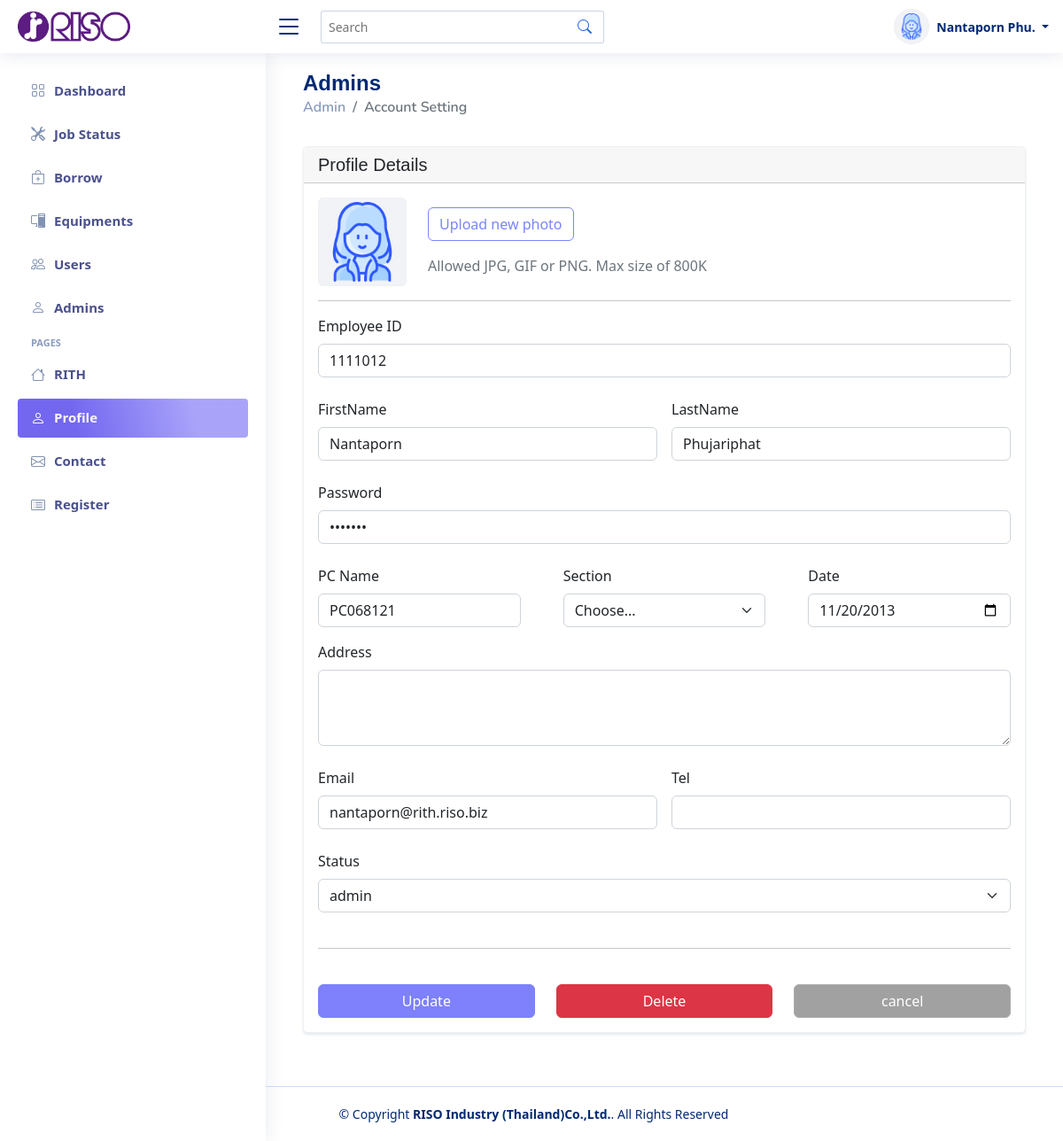
/admin/admin_udt.php?edit_admin=1111012 (signed in), run on the app's committed database.
### tables this page shows
CREATE TABLE `rith_user` (
  `user_id` int(10) NOT NULL,
  `user_name` varchar(255) DEFAULT NULL,
  `user_lastname` varchar(255) DEFAULT NULL,
  `user_pass` varchar(20) DEFAULT NULL,
  `item_name` varchar(20) DEFAULT NULL,
  `user_sec` varchar(10) DEFAULT NULL,
  `user_reg` date DEFAULT NULL,
  `user_address` varchar(255) NOT NULL,
  `user_mail` varchar(120) DEFAULT NULL,
  `user_tel` varchar(10) DEFAULT NULL,
  `user_type` varchar(10) NOT NULL,
  `user_img` varchar(55) NOT NULL
);

### config/function.php (called while the page is built, shortened)
<?php
class DB_CON
{
    function __construct()
    {
        $connect = mysqli_connect(DB_SERVER, DB_USER, DB_PASS, DB_NAME);
        $this->dbcon = $connect;
    }
    public function record_admins($user_id)
    {
        $result = mysqli_query($this->dbcon, "SELECT * FROM rith_user WHERE user_id = '$user_id'");
        return $result;
    }
}

### admin/admin_udt.php (the view, shortened to what this page needs)
<?php
include_once('../config/function.php');
?>
<!DOCTYPE html>
<html lang="en">
<head>
    <link href="../assets/vendor/bootstrap/css/bootstrap.min.css" rel="stylesheet">
    <link href="../assets/vendor/bootstrap-icons/bootstrap-icons.css" rel="stylesheet">
    <link href="../assets/vendor/boxicons/css/boxicons.min.css" rel="stylesheet">
    <link href="../assets/vendor/quill/quill.snow.css" rel="stylesheet">
    <link href="../assets/vendor/quill/quill.bubble.css" rel="stylesheet">
    <link href="../assets/vendor/remixicon/remixicon.css" rel="stylesheet">
    <link href="../assets/vendor/simple-datatables/style.css" rel="stylesheet">
    <link href="../assets/css/style.css" rel="stylesheet">
</head>
<body>
    <header id="header" class="header fixed-top d-flex align-items-center">
        <div class="d-flex align-items-center justify-content-between">
            <a href="dash.php" class="logo d-flex align-items-center">
                <img src="../assets/img/Riso-logo.jpg" alt="">
            </a>
            <i class="bi bi-list toggle-sidebar-btn"></i>
        </div>
        <div class="search-bar">
            <form class="search-form d-flex align-items-center" method="POST" action="#">
                <input type="text" name="query" placeholder="Search" title="Enter search keyword">
                <button type="submit" title="Search"><i class="bi bi-search"></i></button>
            </form>
        </div>
        <nav class="header-nav ms-auto">
            <ul class="d-flex align-items-center">
                <li class="nav-item dropdown pe-3">
                    <a class="nav-link nav-profile d-flex align-items-center pe-0" href="#" data-bs-toggle="dropdown">
                        <img src="../upload/user_img/<?php echo $_SESSION['profile']; ?>" alt="" class="avatar-sd rounded-circle img-thumbnail">
                        <span class="d-none d-md-block dropdown-toggle ps-2"> <?php echo $_SESSION['name']; ?>&nbsp<?php echo $_SESSION['lname']; ?>
                    </a>
                </li>
            </ul>
        </nav>
    </header>
    <aside id="sidebar" class="sidebar">
        <ul class="sidebar-nav" id="sidebar-nav">
            <li class="nav-item">
                <a class="nav-link  collapsed" href="dash.php">
                    <i class="bi bi-grid"></i>
                    <span>Dashboard</span>
                </a>
            </li>
            <li class="nav-item">
                <a class="nav-link collapsed " href="case_tbl.php">
                    <i class="bi bi-tools"></i></i><span>Job Status</span>
                </a>
            </li>
            <li class="nav-item">
                <a class="nav-link collapsed" href=" brr_tbl.php">
                    <i class="bi bi-bag-plus"></i><span>Borrow</span>
                </a>
            </li>
            <li class="nav-item">
                <a class="nav-link collapsed  " href="equip_tbl.php">
                    <i class="bi bi-pc-display"></i><span>Equipments</span>
                </a>
            </li>
            <li class="nav-item">
                <a class="nav-link collapsed " href="user_tbl.php">
                    <i class="bi bi-people"></i><span>Users</span>
                </a>
            </li>
            <li class="nav-item">
                <a class="nav-link collapsed" href="admin_tbl.php">
                    <i class="bi bi-person"></i><span>Admins</span>
                </a>
            </li>
            <li class="nav-heading">Pages</li>
            <li class="nav-item">
                <a class="nav-link collapsed" href="home_a.php">
                    <i class="bi bi-house"></i>
                    <span>RITH</span>
                </a>
            </li>
            <li class="nav-item">
                <a class="nav-link nav-link-active" href="#">
                    <i class="bi bi-person"></i>
                    <span>Profile</span>
                </a>
            </li>
            <li class="nav-item">
                <a class="nav-link collapsed" href="contact.php">
                    <i class="bi bi-envelope"></i>
                    <span>Contact</span>
                </a>
            </li>
            <li class="nav-item">
                <a class="nav-link collapsed" href="user_ist.php">
                    <i class="bi bi-card-list"></i>
                    <span>Register</span>
                </a>
            </li>
        </ul>
    </aside>
    <main class="main" id="main">
        <div class="container">
            <div class="pagetitle">
                <h1>Admins</h1>
                <nav>
                    <ol class="breadcrumb">
                        <li class="breadcrumb-item"><a href="index.php">Admin</a></li>
                        <li class="breadcrumb-item active">Account Setting</li>
                    </ol>
                </nav>
            </div>
            <section class="section dashboard  flex-column align-items-center justify-content-center py-3">
                <?php
                $user_id = $_GET['edit_admin'];
                $update_admin = new DB_CON();
                $sql =  $update_admin->record_admins($user_id);
                while ($row = mysqli_fetch_array($sql)) { ?>
                    <form action="" method="POST" class="form-user" enctype="multipart/form-data" id="uploadImageForm">
                        <div class="row g-3">
                            <div class="col-xxl-12">
                                <div class="card">
                                    <h5 class="card-header">Profile Details</h5>
                                    <div class="card-body">
                                        <div class="d-flex align-items-start align-items-sm-center gap-4">
                                            <img src="<?php echo empty($row['user_img']) ? "..\upload\user_img\TEMPUSER.png" : "../upload/user_img/$row[user_img]" ?>" width="100px" height="100px" class="img-thumbnail rounded" id="uploadImageAvatar">
                                            <div class="button-wrapper">
                                                <label for="imagefile" class="btn btn-outline-primary me-2 mb-3 " tabindex="0">
                                                    <span class="d-none d-sm-block">Upload new photo</span>
                                                </label>
                                                <div class="text-muted">Allowed JPG, GIF or PNG. Max size of 800K</div>
                                            </div>
                                        </div>
                                        <hr>
                                        <div class="col-md-12">
                                            <label for="inputEmID" class="form-label">Employee ID</label>
                                            <input type="text" class="form-control" id="user_id" name="user_id" value="<?php echo $row['user_id']; ?>">
                                        </div><br>
                                        <div class="row g-3">
                                            <div class="col-md-6">
                                                <label for="inputname" class="form-label">FirstName</label>
                                                <input type="text" class="form-control" id="user_name" name="user_name" value="<?php echo $row['user_name']; ?>">
                                            </div>
                                            <div class="col-md-6">
                                                <label for="inputlastname" class="form-label">LastName</label>
                                                <input type="text" class="form-control" id="user_lastname" name="user_lastname" value="<?php echo $row['user_lastname']; ?>">
                                            </div>
                                        </div><br>
                                        <div class="col-md-12">
                                            <label for="inputPassword" class="form-label">Password</label>
                                            <input type="password" class="form-control" id="user_pass" name="user_pass" value="<?php echo $row['user_pass']; ?>">
                                        </div><br>
                                        <div class="row g-5">
                                            <div class="col-lg-4 col-md-4">
                                                <p>
                                                    <label for="inputPC" class="form-label">PC Name</label>
                                                    <input type=text" class="form-control" id="item_name" name="item_name" value="<?php echo $row['item_name']; ?>" />
                                                </p>
                                            </div>
                                            <div class="col-lg-4 col-md-4">
                                                <label for="inputsection" class="form-label">Section</label>
                                                <select id="user_sec" class="form-select" name="user_sec" value="">
                                                    <option selected>Choose...</option>
                                                </select>
                                            </div>
                                            <div class="col-lg-4 col-md-auto">
                                                <label for="inputDate" class="form-label">Date</label>
                                                <input type="date" class="form-control" id="user_reg" name="user_reg" value="<?php echo $row['user_reg']; ?>">
                                            </div>
                                        </div>
                                        <div class="col-lg-12 col-12">
                                            <label for="inputAddress" class="form-label">Address</label>
                                            <textarea class="form-control" name="user_address" id="user_address" rows="3"><?php echo $row['user_address']; ?> </textarea>
                                        </div><br>
                                        <div class="row g-3">
                                            <div class="col-lg-6 col-md-6">
                                                <label for="inputEmail" class="form-label">Email</label>
                                                <input type="mail" class="form-control" id="user_mail" name="user_mail" value="<?php echo $row['user_mail']; ?>">
                                            </div>
                                            <div class="col-lg-6 col-md-6">
                                                <label for="inputTel" class="form-label">Tel</label>
                                                <input type="text" class="form-control" id="user_tel" name="user_tel" value="<?php echo $row['user_tel']; ?>">
                                            </div>
                                        </div><br>
                                        <div class="row g-3">
                                            <div class="col-lg-12 col-md-12">
                                                <label for="inputstatus" class="form-label">Status</label>
                                                <select id="user_type" class="form-select" name="user_type" value="">
                                                    <option value="admin" <?php
                                                                            if ($row['user_type'] == "admin") {
                                                                                echo "selected=selected";
                                                                            } ?>>admin</option>
                                                </select>
                                            </div>
                                        </div><br>
                                        <hr><br>
                                        <div class="row mb align-items-center justify-content-center ">
                                            <div class="col-4"><button type="submit" class="btn btn-primary w-100" name="update">Update</button></div>
                                            <div class="col-4"><a href=deleteuser.php?del_user=<?php echo $row['user_id']; ?>" class="btn btn-danger w-100" onclick="return checkDelete()">Delete</a>
                                            </div>
                                            <div class="col-4"> <a href="admin_tbl.php" class="btn btn-secondary w-100 " name="cancel">cancel</a></div>
                                        </div>
                                    </div>
                                </div>
                            </div>
                        </div><?php } ?>
                    </form>
            </section>
        </div>
    </main>
    <footer id="footer" class="footer">
        <div class="copyright">
            &copy; Copyright <strong><span>RISO Industry (Thailand)Co.,Ltd.</span></strong>. All Rights Reserved
        </div>
    </footer>
</body>
</html>

### data on the page
rith_user: user_img (picture), user_id "1111012", user_name "Nantaporn", user_lastname "Phujariphat", item_name "PC068121", user_reg "11/20/2013", user_mail "nantaporn@rith.riso.biz", user_type "admin"

### other printed values
$_SESSION['name'] "Nantaporn"
$_SESSION['lname'] "Phu."
